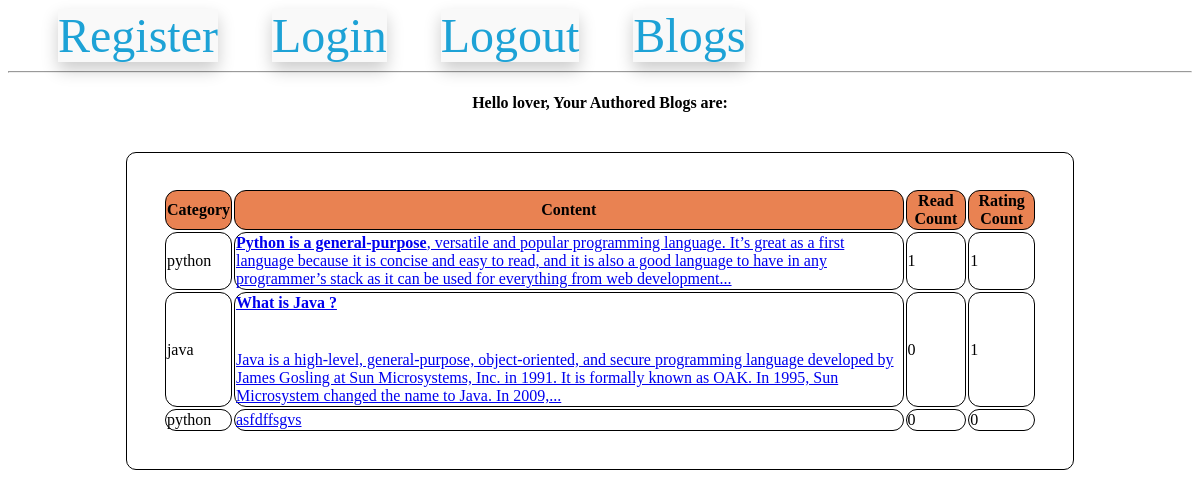
Page /viewBlog (signed in) on the committed database.
### models.py (models this page shows, shortened)
class UserModel(UserMixin,db.Model):
    __tablename__ = 'users'
    id = db.Column(db.Integer, primary_key=True)
    email = db.Column(db.String(100), unique=True)
    username = db.Column(db.String(100))
    password_hash = db.Column(db.String(250))

class BlogModel(db.Model):
    id = db.Column(db.Integer,primary_key=True)
    category_id = db.Column(db.Integer,db.ForeignKey('category_master.category_id'), nullable=False)
    blog_user_id = db.Column(db.Integer,db.ForeignKey('users.id'), nullable=True)
    blog_text = db.Column(db.Text, nullable=False)
    blog_creation_date = db.Column(db.DateTime)
    blog_read_count = db.Column(db.Integer, default=0)
    blog_rating_count = db.Column(db.Integer, default=0)

### routes.py (the view)
@app.route('/viewBlog')
@login_required
def view_blog():
    all_self_blogs = BlogModel.query.filter(BlogModel.blog_user_id==current_user.id).all()
    return render_template ('view_blog.html',all_self_blogs=all_self_blogs,all_categories = global_all_category_name)

### models.py (called while the page is built)
@login.user_loader
def load_user(id):
    return UserModel.query.get(int(id))

### templates/view_blog.html (shortened to what this page needs)
{% extends 'base.html' %}
{% block content %}
<center>
    <p><h4>Hello {{ current_user.username}}, Your Authored Blogs are:</h5> </P>
    <table style="border: 1px solid black; border-radius: 10px; padding: 3%; width: 80%;">
        <thead>
            <th>
                Category
            </th>
            <th>
                Content
            </th>
            <th>
                Read Count
            </th>
            <th>
                Rating Count
            </th>
        </thead>
        <br>
        <tbody>
            {% for a_blog in all_self_blogs %}
            <tr>
                <td>
                    {{ all_categories[((a_blog.category_id))] }}
                </td>
                <td>
                    <a href="/self_blog_detail/{{ a_blog.id}}/{{ all_categories[a_blog.category_id-2] }}">{{ a_blog.blog_text|safe|truncate(275)}}</a>
                </td>
                <td>
                    {{ a_blog.blog_read_count }}
                </td>
                <td>
                    {{ a_blog.blog_rating_count }}
                </td>
            </tr>
            {% endfor%}
        </tbody>
    </table>
</center>
{% endblock%}

### templates/view_blog.html (style rules this page uses)
th { background-color: rgba(230, 112, 57, 0.87); }
table, td, th { border: 1px solid black; border-radius: 12px; }

### rows in the picture
UserModel: username "lover"
BlogModel: all_categories "python", blog_text "Python is a general-purpose , versatile and popular programming language. It’s great as a first language because it is concise and easy to read, and it is also a good language to have in any programmer’s stack as it can be used for everything from web development...", blog_read_count "1", blog_rating_count "1"
BlogModel: all_categories "java", blog_text "What is Java ? Java is a high-level, general-purpose, object-oriented, and secure programming language developed by James Gosling at Sun Microsystems, Inc. in 1991. It is formally known as OAK. In 1995, Sun Microsystem changed the name to Java. In 2009,...", blog_read_count "0", blog_rating_count "1"
BlogModel: all_categories "python", blog_text "asfdffsgvs", blog_read_count "0", blog_rating_count "0"
